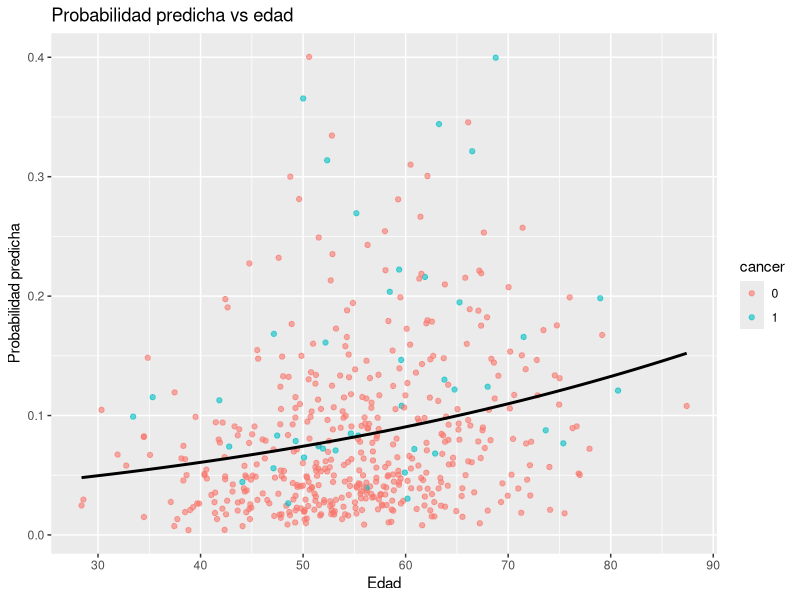

Reproduce this figure in R.

# Simulación y ajuste de modelo logístico para cáncer de mama

# 1. Simular datos
set.seed(123)
n <- 500
edad <- rnorm(n, mean = 55, sd = 10)
tamano_tumor <- rnorm(n, mean = 2.5, sd = 1)
progesterona <- rnorm(n, mean = 15, sd = 5)
HER2 <- rbinom(n, 1, 0.3)
RE <- rbinom(n, 1, 0.6)
RP <- rbinom(n, 1, 0.5)
densidad_mamaria <- rnorm(n, mean = 0.6, sd = 0.2)

# Log-odds simulados con coeficientes reales
log_odds <- -4 + 0.03 * edad + 0.05 * tamano_tumor - 0.1 * progesterona +
            0.8 * HER2 + 0.6 * RE + 0.5 * RP + 0.3 * densidad_mamaria
probabilidad <- 1 / (1 + exp(-log_odds))
cancer <- rbinom(n, 1, probabilidad)

# Construir el data frame
datos <- data.frame(
  edad, tamano_tumor, progesterona, HER2, RE, RP,
  densidad_mamaria, cancer = factor(cancer)
)

# 2. Ajustar modelo logístico con glm()
modelo <- glm(cancer ~ edad + tamano_tumor + progesterona + HER2 + RE + RP + densidad_mamaria,
              data = datos, family = binomial())

# 3. Comparación de coeficientes
coef_verdaderos <- c("(Intercept)" = -4, "edad" = 0.03, "tamano_tumor" = 0.05,
                     "progesterona" = -0.1, "HER2" = 0.8, "RE" = 0.6,
                     "RP" = 0.5, "densidad_mamaria" = 0.3)

coef_estimados <- coef(modelo)
comparacion <- data.frame(
  Coeficiente = names(coef_verdaderos),
  Verdadero = coef_verdaderos,
  Estimado = round(coef_estimados[names(coef_verdaderos)], 4),
  Diferencia = round(coef_estimados[names(coef_verdaderos)] - coef_verdaderos, 4)
)

print(comparacion)

# 4. Visualizar sigmoide
library(ggplot2)

datos$prob_predicha <- predict(modelo, type = "response")

ggplot(datos, aes(x = edad, y = prob_predicha, color = cancer)) +
  geom_point(alpha = 0.6) +
  stat_smooth(method = "glm", method.args = list(family = "binomial"),
              se = FALSE, color = "black") +
  labs(title = "Probabilidad predicha vs edad",
       y = "Probabilidad predicha", x = "Edad")
